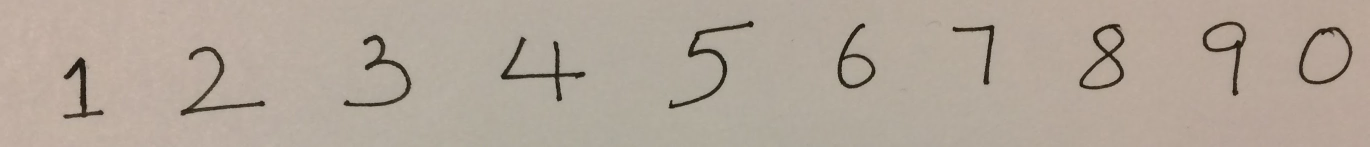
#> input picture images/image1.JPG, 2739 x 294 px (shown at 1/2 size)
$ python -i ec.py   (imports and definitions only)
#> lines starting #> are read from the running program, lines starting #| are printed output that depends on the picture; after the words box and inside, x2 and y2 are one past the last pixel; in counts of white or black regions, pixels touching at a corner belong together
### python/init_convnet.py
import numpy as np

def init_convnet(layers):
    h = layers[0]['height']
    w = layers[0]['width']
    c = layers[0]['channel']

    params = [None] * (len(layers) - 1)

    for i in range(1, len(layers)):
        layer_type = layers[i]['type']

        if layer_type == 'CONV':
            scale = np.sqrt(3 / (h * w * c))
            params[i-1] = {
                'w': 2 * scale * np.random.rand(layers[i]['k']*layers[i]['k']*c//layers[i]['group'], layers[i]['num']) - scale,
                'b': np.zeros((1, layers[i]['num']))
            }
            h = (h + 2*layers[i]['pad'] - layers[i]['k']) // layers[i]['stride'] + 1
            w = (w + 2*layers[i]['pad'] - layers[i]['k']) // layers[i]['stride'] + 1
            c = layers[i]['num']

        elif layer_type == 'POOLING':
            h = (h - layers[i]['k']) // layers[i]['stride'] + 1
            w = (w - layers[i]['k']) // layers[i]['stride'] + 1
            params[i-1] = {'w': np.zeros((0,0)), 'b': np.zeros((0,0))}

        elif layer_type == 'IP':
            scale = np.sqrt(3 / (h * w * c))
            if layers[i]['init_type'] == 'gaussian':
                params[i-1] = {
                    'w': scale * np.random.randn(h*w*c, layers[i]['num']),
                    'b': np.zeros((1, layers[i]['num']))
                }
            elif layers[i]['init_type'] == 'uniform':
                params[i-1] = {
                    'w': 2 * scale * np.random.rand(h*w*c, layers[i]['num']) - scale,
                    'b': np.zeros((1, layers[i]['num']))
                }
            h, w, c = 1, 1, layers[i]['num']

        elif layer_type in ['RELU', 'ELU']:
            params[i-1] = {'w': np.zeros((0,0)), 'b': np.zeros((0,0))}

        elif layer_type == 'LOSS':
            scale = np.sqrt(3 / (h * w * c))
            params[i-1] = {
                'w': (2 * scale * np.random.rand(h*w*c, layers[i]['num'] - 1) - scale).T,
                'b': np.zeros((1, layers[i]['num'] - 1)).T
            }
            h, w, c = 1, 1, layers[i]['num']

    return params

### python/conv_net.py
import numpy as np
from conv_layer import conv_layer_forward, conv_layer_backward
from pooling_layer import pooling_layer_forward, pooling_layer_backward
from inner_product import inner_product_forward, inner_product_backward
from relu import relu_forward, relu_backward
from mlrloss import mlrloss


# [76 lines left out: function conv_net, not called in this run]


def convnet_forward(params, layers, data, test=False):
    """
    Forward pass for a convolutional neural network.

    Parameters:
    - params (list of dicts): Contains the weights and biases for the various layers.
    - layers (list of dicts): Contains the configuration for the various layers.
    - data (numpy.ndarray): Input data.

    Returns:
    - output (list of dicts): Contains the output and other metadata for each layer.
    - P (numpy.ndarray, optional): Probabilities.
    """

    l = len(layers)
    assert layers[0]["type"] == "DATA", "first layer must be data layer"

    output = [{}]
    output[0]["data"] = data
    output[0]["height"] = layers[0]["height"]
    output[0]["width"] = layers[0]["width"]
    output[0]["channel"] = layers[0]["channel"]
    output[0]["batch_size"] = layers[0]["batch_size"]
    output[0]["diff"] = 0

    for i in range(1, l - 1):
        layer_type = layers[i]["type"]
        if layer_type == "CONV":
            output.append(conv_layer_forward(output[i - 1], layers[i], params[i - 1]))
        elif layer_type == "POOLING":
            output.append(pooling_layer_forward(output[i - 1], layers[i]))
        elif layer_type == "IP":
            output.append(
                inner_product_forward(output[i - 1], layers[i], params[i - 1])
            )
        elif layer_type == "RELU":
            output.append(relu_forward(output[i - 1]))
        else:
            raise Exception("Invalid layer type: %s" % layer_type)

    if test:
        W = params[l - 2]["w"] @ output[l - 2]["data"] + params[l - 2]["b"]
        W = np.vstack((W, np.zeros((1, W.shape[1]))))
        W -= np.max(W, axis=0)
        W = np.exp(W)

        # Convert to Probabilities by normalizing
        P = W / np.sum(W, axis=0)
        return output, P

    return output

### python/conv_layer.py
import numpy as np
from utils import im2col_conv, col2im_conv, im2col_conv_batch


def conv_layer_forward(input_data, layer, param):
    """
    Forward pass for a convolutional layer.

    Parameters:
    - input_data (dict): A dictionary containing the input data.
    - layer (dict): Layer configuration containing parameters such as kernel size, padding, stride, etc.
    - param (dict): A dictionary containing the parameters 'b' and 'w'.
    """
    h_in = input_data["height"]
    w_in = input_data["width"]
    c = input_data["channel"]
    batch_size = input_data["batch_size"]
    k = layer["k"]
    pad = layer["pad"]
    stride = layer["stride"]
    num = layer["num"]

    # resolve output shape
    h_out = (h_in + 2 * pad - k) // stride + 1
    w_out = (w_in + 2 * pad - k) // stride + 1

    assert h_out == int(h_out), "h_out is not integer"
    assert w_out == int(w_out), "w_out is not integer"

    input_n = {
        "height": h_in,
        "width": w_in,
        "channel": c,
        "data": input_data["data"],
        "batch_size": batch_size,
    }
    # res = im2col_conv_batch(
    #     input_n, layer, h_out, w_out
    # )  # assume we mult w[i,j] to sample[i,j] over all samples to produce 3 channels

    # tmp = []
    # for i in range(0, c):  # subdivide the input data in 3 subchannels
    #     tmp.append(res[i * (int)(len(res) / c) : (i + 1) * (int)(len(res) / c)])
    # if c != 1:
    #     res = tmp
    # else:  # if only 1 channel prepare the data for parse in the next for loop which parses every input channel separately and produces (r,g,b) for its channel
    #     a = []
    #     a.append(res)
    #     res = np.asarray(a)

    # out = []
    # sum = 0
    # i = 0
    # for inputSample in res:  # parse the number of input channels
    #     for ch in range(
    #         0, num
    #     ):  # make the calculations for every single output channel
    #         for (
    #             sample
    #         ) in (
    #             inputSample
    #         ):  # take a sample from padded input data in the specified input channel and produce the resulting product
    #             subsL = (int)(param["w"].shape[0])
    #             weightBatch = param["w"][:, ch][
    #                 (i * (int)(subsL / c)) : ((i + 1) * (int)(subsL / c))
    #             ]
    #             sum = np.matmul(np.transpose(sample), weightBatch)
    #             sum += param["b"][0][ch]
    #             out.append(sum)
    #     i += 1

    # # due to the number of input channels, we perform component-wise addition for input layers (1,2,3) each of which has (r,g,b) output
    # # here we combine them r = (r1+r2+r3) g = (g1+g2+g3) b= (b1+ b2+b3)
    # rs = out[0 : (int)(len(out) / c)]
    # if c != 1:
    #     for inCh in range(1, c):
    #         for i in range(0, len(rs)):
    #             rs[i] += out[
    #                 inCh * (int)(len(out) / c) : (inCh + 1) * (int)(len(out) / c)
    #             ][i]

    # rs = np.asarray(rs)
    outD = np.zeros((h_out * w_out * num, batch_size))
    output = {
        "height": h_out,
        "width": w_out,
        "channel": num,
        "batch_size": batch_size,
        "data": outD,  # replace 'data' value with your implementation
    }
    data = im2col_conv_batch(input_n, layer, h_out, w_out)
    for batch in range(0, batch_size):
        sample = data[:, :, batch]
        result = np.matmul(np.transpose(sample), param["w"])
        result += param["b"]
        outD[:, batch] = result.flatten("F")

    # [14 lines of commented-out code are left out]
    output["data"] = outD

    ############# Fill in the code here ###############
    # Hint: use im2col_conv_batch for faster computation

    return output


# [57 lines left out: function conv_layer_backward, not called in this run]

### python/utils.py
import numpy as np
import copy

# [75 lines left out: functions col2im_conv, im2col_conv, not called in this run]

def im2col_conv_batch(input_n, layer, h_out, w_out):
    batch_size = input_n['batch_size']
    h_in = input_n['height']
    w_in = input_n['width']
    c = input_n['channel']
    k = layer['k']
    pad = layer['pad']
    stride = layer['stride']

    im = input_n['data'].reshape((c, h_in, w_in, batch_size))
    im = np.transpose(im, (1, 2, 0, 3))
    im = np.pad(im, ((pad, pad), (pad, pad), (0, 0), (0, 0)), mode='constant')

    col = np.zeros((k*k*c, h_out*w_out, batch_size))

    for h in range(h_out):
        for w in range(w_out):
            matrix_hw = im[h*stride : h*stride + k, w*stride : w*stride + k, :, :]
            matrix_hw = matrix_hw.transpose((2, 0, 1, 3))
            col[:, h*h_out + w, :] = matrix_hw.reshape((-1, batch_size))

    return col

# [29 lines left out: functions sgd_momentum, get_lr, not called in this run]

def get_lenet(batch_size=100):
    layers = []

    # Layer 1: DATA
    layers.append({
        'type': 'DATA',
        'height': 28,
        'width': 28,
        'channel': 1,
        'batch_size': batch_size
    })

    # Layer 2: CONV
    layers.append({
        'type': 'CONV',
        'num': 20,
        'k': 5,
        'stride': 1,
        'pad': 0,
        'group': 1
    })

    # Layer 3: RELU
    layers.append({
        'type': 'RELU'
    })

    # Layer 4: POOLING
    layers.append({
        'type': 'POOLING',
        'k': 2,
        'stride': 2,
        'pad': 0
    })

    # Layer 5: CONV
    layers.append({
        'type': 'CONV',
        'k': 5,
        'stride': 1,
        'pad': 0,
        'group': 1,
        'num': 50
    })

    # Layer 6: RELU
    layers.append({
        'type': 'RELU'
    })

    # Layer 7: POOLING
    layers.append({
        'type': 'POOLING',
        'k': 2,
        'stride': 2,
        'pad': 0
    })

    # Layer 8: IP
    layers.append({
        'type': 'IP',
        'num': 500,
        'init_type': 'uniform'
    })

    # Layer 9: RELU
    layers.append({
        'type': 'RELU'
    })

    # Layer 10: LOSS
    layers.append({
        'type': 'LOSS',
        'num': 10
    })

    return layers

### python/relu.py
import numpy as np


def relu_forward(input_data):
    output = {
        "height": input_data["height"],
        "width": input_data["width"],
        "channel": input_data["channel"],
        "batch_size": input_data["batch_size"],
    }

    ###### Fill in the code here ######
    # Replace the following line with your implementation.

    output["data"] = np.maximum(input_data["data"], 0)

    return output


# [7 lines left out: function relu_backward, not called in this run]

### python/pooling_layer.py
import numpy as np
from utils import im2col_conv_batch


def pooling_layer_forward(input, layer):
    """
    Forward pass for the pooling layer.

    Parameters:
    - input (dict): Contains the input data.
    - layer (dict): Layer configuration containing parameters such as kernel size, padding, stride, etc.
    """

    h_in = input["height"]
    w_in = input["width"]
    c = input["channel"]
    batch_size = input["batch_size"]
    k = layer["k"]
    pad = layer["pad"]
    stride = layer["stride"]

    h_out = int((h_in + 2 * pad - k) / stride + 1)
    w_out = int((w_in + 2 * pad - k) / stride + 1)

    output = {}
    output["height"] = h_out
    output["width"] = w_out
    output["channel"] = c
    output["batch_size"] = batch_size
    curr = im2col_conv_batch(input, layer, h_out, w_out)

    res = np.zeros((w_out * h_out * c, batch_size))
    for batch in range(0, batch_size):
        for chNo in range(0, c):
            sliceStart = chNo * ((int)(len(curr) / c))
            sliceEnd = (chNo + 1) * ((int)(len(curr) / c))
            tmpCurr = curr[sliceStart:sliceEnd]
            i = 0
            for i in range(0, tmpCurr.shape[1]):
                sample = tmpCurr[:, i]
                maxVal = np.max(sample[:, batch])
                res[chNo * h_out * w_out + i][batch] = maxVal
                i += 1
    # [21 lines of commented-out code are left out]
    output["data"] = res

    ###### Fill in the code here ######

    return output


# [55 lines left out: function pooling_layer_backward, not called in this run]

### python/inner_product.py
import numpy as np


def inner_product_forward(input, layer, param):
    """
    Forward pass of inner product layer.

    Parameters:
    - input (dict): Contains the input data.
    - layer (dict): Contains the configuration for the inner product layer.
    - param (dict): Contains the weights and biases for the inner product layer.
    """

    d, k = input["data"].shape  # d = input parameters
    n = param["w"].shape[1]

    ###### Fill in the code here ######
    data = np.matmul(np.transpose(param["w"]), input["data"])
    result = data + np.transpose(param["b"])

    # Initialize output data structure
    output = {
        "height": n,
        "width": 1,
        "channel": 1,
        "batch_size": k,
        "data": result,  # replace 'data' value with your implementation
    }

    return output


# [20 lines left out: function inner_product_backward, not called in this run]

### ec/ec.py
import cv2
import numpy as np
import matplotlib.pyplot as plt
from utils import get_lenet
from conv_net import convnet_forward
from init_convnet import init_convnet
from scipy.io import loadmat


layers = get_lenet()
params = init_convnet(layers)


def rgbNormalize(image):
    return image / 255


normF = np.vectorize(rgbNormalize)
# [1 line that did not run here, left out]
# [1 line that did not run here, left out]

# [11 lines not run here, left out]


def preprocess_image(image):
    ret, binary_image = cv2.threshold(
        image, 127, 255, cv2.THRESH_BINARY_INV + cv2.THRESH_OTSU
    )
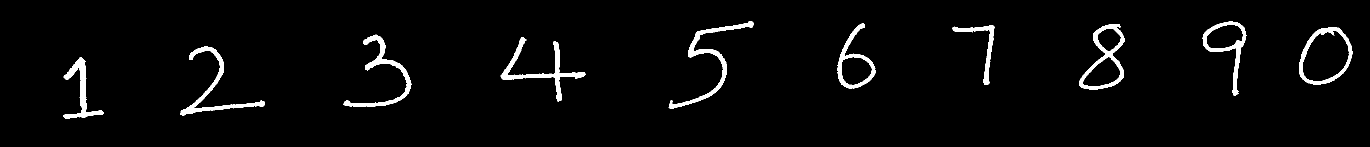
#> binary_image: shape (294, 2739) (shown at 1/2 size); 3.2% white; 10 white regions, largest, box (x1, y1, x2, y2) and area: (1337, 42, 1508, 217) 3214, (1001, 74, 1171, 203) 3040, (361, 93, 530, 231) 2926
#> ret = 111

    num_labels, labels, stats, out = cv2.connectedComponentsWithStats(
        binary_image, connectivity=8
    )
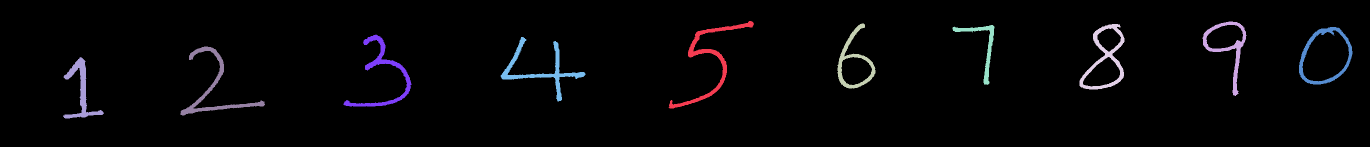
#> labels: shape (294, 2739) int32 (shown at 1/2 size); 11 distinct labels, from 0 to 10; one colour per label, 0 black
#> num_labels = 11; stats = [[0, 0, 2739, 294, 779426], [1337, 42, 171, 175, 3214], [2405, 43, 88, 149, 2388], [1675, 47, 76, 130, 2188], [2159, 48, 90, 131, 2863], [1905, 50, 84, 120, 1580], [2598, 54, 107, 115, 2402], [687, 69, 136, 144, 2901], [1001, 74, 170, 129, 3040], [361, 93, 169, 138, 2926], [126, 114, 82, 123, 2338]]; out = [[1366.8, 147], [1419.4, 119.5], [2456.8, 97.62], [1707.3, 122.3], [2210.6, 115.2], [1964.6, 91.64], [2648.8, 110], [765.1, 147.4], [1081.5, 138.8], [427.5, 175.2], [161.6, 179]]

    recognized_numbers = []
    fig, axes = plt.subplots(1, num_labels, figsize=(70, 70))
    for i in range(1, num_labels):
        x, y, w, h, area = stats[i]

        if area > 50:
            # Extract the character region and resize to 28x28
            char_region = binary_image[y : y + h, x : x + w]

            axes[i].imshow(char_region, cmap="gray")
            axes[i].axis("off")

            char_region = cv2.resize(char_region, (28, 28))
            char_region = normF(char_region)

            top_pad = (28 - char_region.shape[0]) // 2
            bottom_pad = 28 - char_region.shape[0] - top_pad
            left_pad = (28 - char_region.shape[1]) // 2
            right_pad = 28 - char_region.shape[1] - left_pad

            char_region = cv2.copyMakeBorder(
                char_region,
                top_pad,
                bottom_pad,
                left_pad,
                right_pad,
                cv2.BORDER_CONSTANT,
                value=0,
            )

            char_region = np.reshape(char_region, (784, 1), order="F")
            nCharReg = np.copy(char_region)
            nCharReg = np.reshape(nCharReg, (28, 28))

            layers[0]["batch_size"] = 1
            output = convnet_forward(params, layers, nCharReg, test=True)
            resultingProbs = output[1]
            for number in resultingProbs:
                number[0] = np.sum(number)
            sums = resultingProbs[:, 0]

            recognized_digit = np.argmax(sums)

            recognized_numbers.append(recognized_digit)
#> this loop made 10 passes
#> (x, y, w, h, area) on passes 1 to 7: (1337, 42, 171, 175, 3214), (2405, 43, 88, 149, 2388), (1675, 47, 76, 130, 2188), (2159, 48, 90, 131, 2863), (1905, 50, 84, 120, 1580), (2598, 54, 107, 115, 2402), (687, 69, 136, 144, 2901)
#> (x, y, w, h, area) on pass 8: (1001, 74, 170, 129, 3040)
#> pass 1, in preprocess_image, `char_region = binary_image[y : y + h, x : x + w]`:
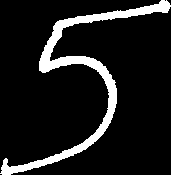
#> char_region: shape (175, 171); 10.7% white; 1 white region, box (x1, y1, x2, y2) and area: (0, 0, 171, 175) 3214
#> pass 1, in preprocess_image, `char_region = cv2.resize(char_region, (28, 28))`:
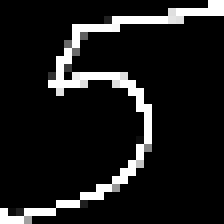
#> char_region: shape (28, 28) (shown 8 times larger); min 0, max 255, mean 26.9
#> pass 1, in preprocess_image, `nCharReg = np.reshape(nCharReg, (28, 28))`:
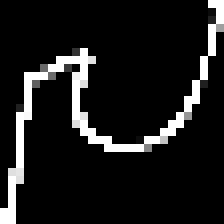
#> nCharReg: shape (28, 28) float64 (shown 8 times larger); min 0, max 1, mean 0.105

    return recognized_numbers


def rgbNormalize(image):
    return image / 255


input_image_path = "../images/image1.jpg"  # change the path to the corresponding file

# [1 line not run here, left out]


normFunc = np.vectorize(rgbNormalize)

# [1 line that did not run here, left out]


# [5 lines not run here, left out]

>>> import cv2
>>> picture = cv2.imread('../images/image1.JPG', cv2.IMREAD_GRAYSCALE)
>>> result = preprocess_image(picture)
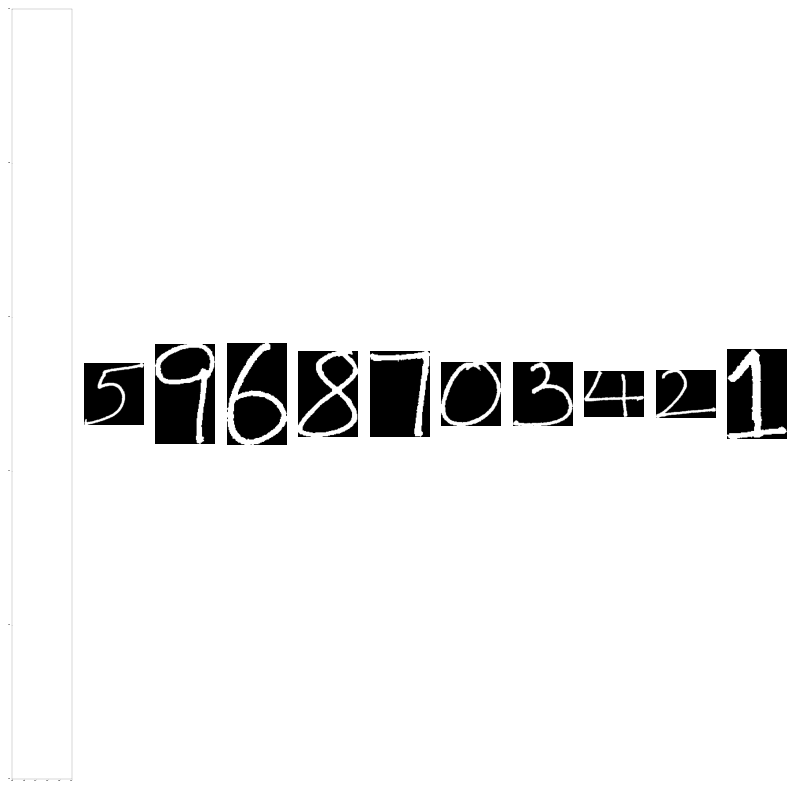
#> figure drawn by matplotlib, 10 panels

$ run again, on images/image2.JPG
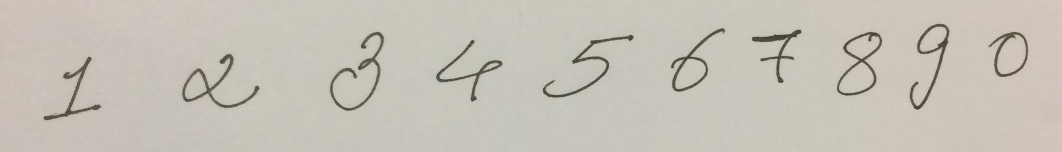
#> input picture images/image2.JPG, 2123 x 303 px (shown at 1/2 size)
#> in preprocess_image, `ret, binary_image = cv2.threshold( image, 127, 255, cv2.THRESH_BINARY_..`:
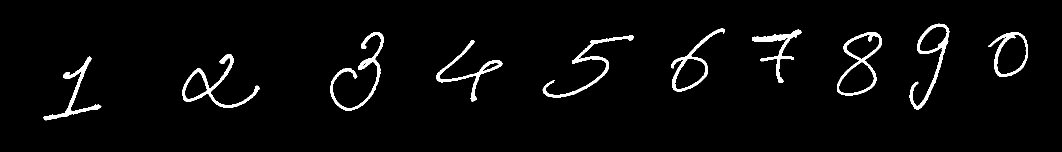
#> binary_image: shape (303, 2123) (shown at 1/2 size); 3.2% white; 10 white regions, largest, box (x1, y1, x2, y2) and area: (660, 64, 768, 222) 2470, (364, 108, 519, 216) 2439, (1819, 47, 1899, 219) 2234
#> ret = 143
#> labels: shape (303, 2123) int32; 11 distinct labels, from 0 to 10
#> num_labels = 11; stats = [[0, 0, 2123, 303, 622642], [1819, 47, 80, 172, 2234], [1342, 56, 108, 127, 1845], [1504, 59, 99, 107, 1918], [660, 64, 108, 158, 2470], [1674, 64, 90, 127, 2122], [1977, 64, 79, 90, 1501], [1085, 70, 182, 125, 2215], [872, 80, 133, 123, 1928], [364, 108, 155, 108, 2439], [87, 113, 116, 128, 1955]]; out = [[1057.7, 151.5], [1860.6, 124.6], [1384.9, 125], [1555.4, 95.82], [722.2, 143.2], [1720.7, 123.3], [2016.5, 104.3], [1175.4, 131.6], [937.8, 142.1], [431.9, 169.7], [149.1, 187.6]]
#> the loop in preprocess_image, `for i in range(1, num_labels):` made 10 passes
#> (x, y, w, h, area) on passes 1 to 7: (1819, 47, 80, 172, 2234), (1342, 56, 108, 127, 1845), (1504, 59, 99, 107, 1918), (660, 64, 108, 158, 2470), (1674, 64, 90, 127, 2122), (1977, 64, 79, 90, 1501), (1085, 70, 182, 125, 2215)
#> pass 1, in preprocess_image, `nCharReg = np.reshape(nCharReg, (28, 28))`:
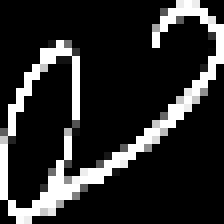
#> nCharReg: shape (28, 28) float64 (shown 8 times larger); min 0, max 1, mean 0.168
